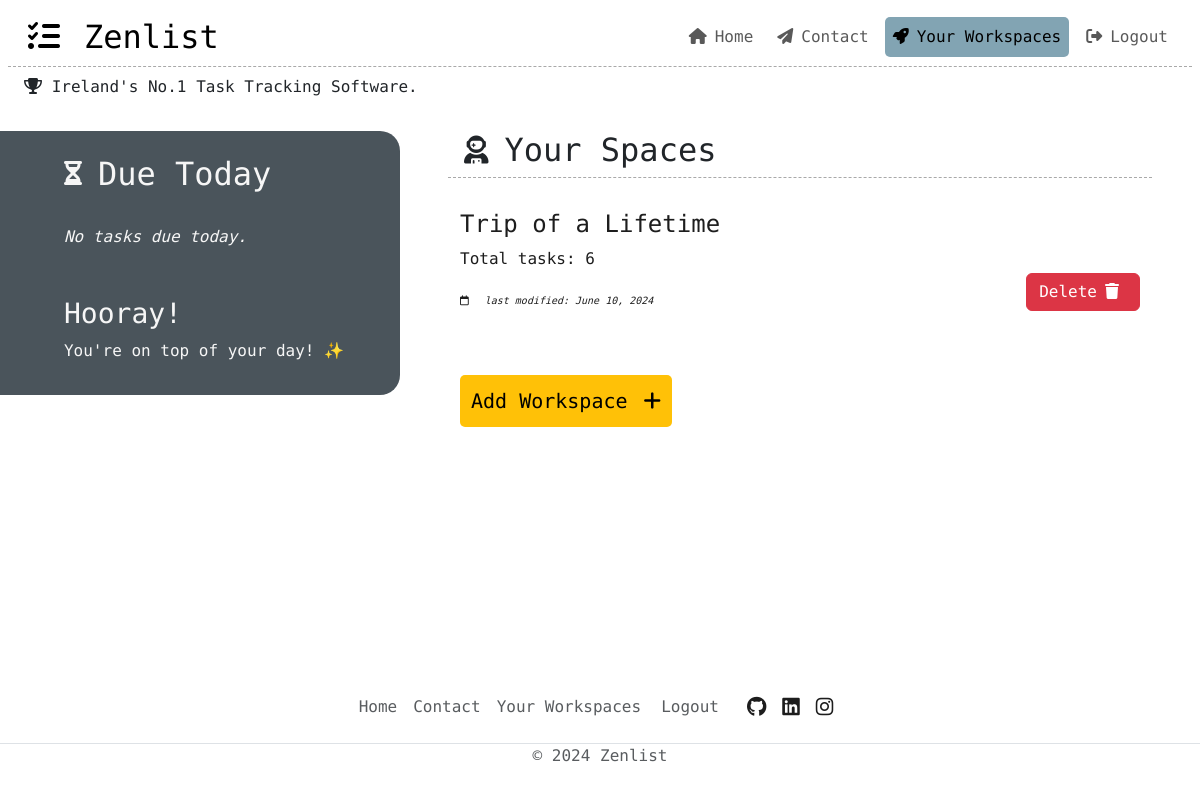
The page /workspaces/ (signed in) on the database as committed earlier.
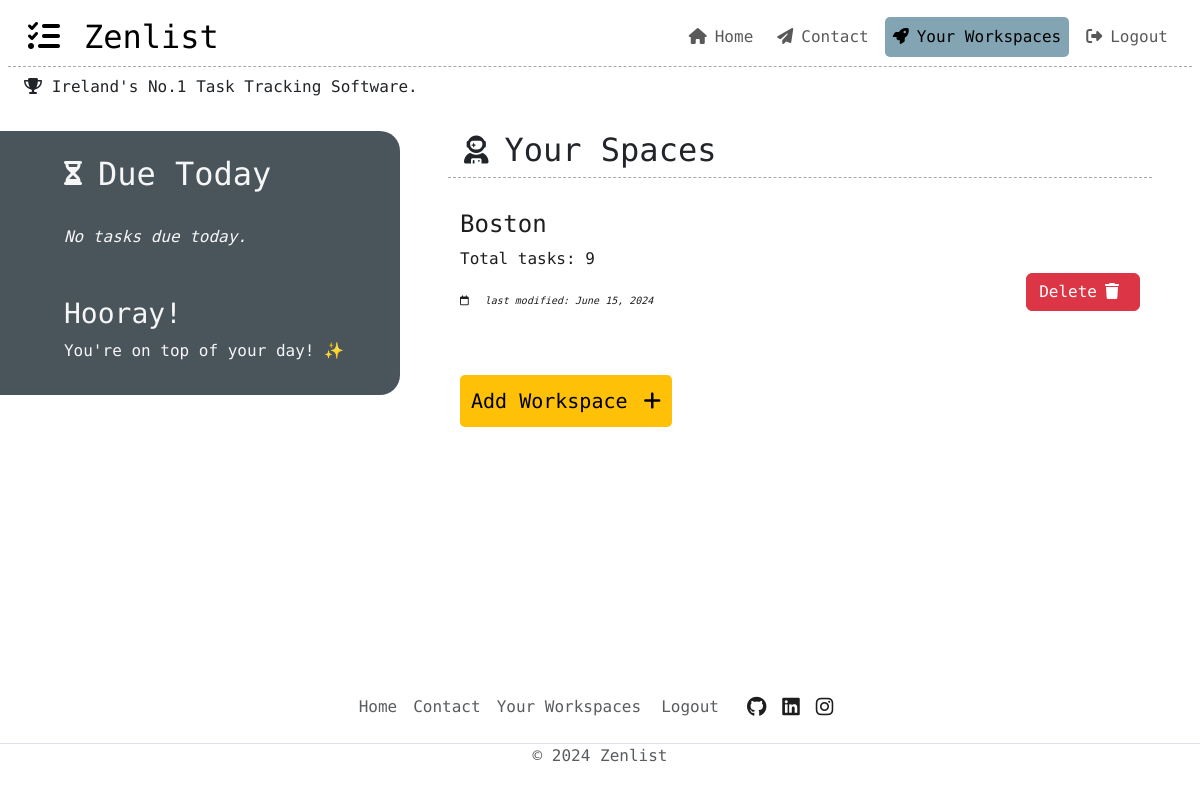
The same page on the database as committed later.
### workspace/models.py (models this page shows, shortened)
class Workspace(models.Model):
    title = models.CharField(max_length=50, unique=True)
    slug = models.SlugField(max_length=200, unique=True)
    creator = models.ForeignKey(
        User,
        on_delete=models.CASCADE,
        related_name='creator'
    )
    created_on = models.DateField(auto_now_add=True)
    updated_on = models.DateField(null=True)
    class Meta:
        ordering = ["-created_on"]

### workspace/views.py (the view, shortened to what this page needs)
# urls.py: path('', views.WorkspaceListView.as_view(), name='spaces'),
class WorkspaceListView(generic.ListView):
    model = Workspace
    template_name = 'workspace/ws_list.html'
    def get_queryset(self):
        user_workspaces = Workspace.objects.filter(creator=self.request.user)
        return user_workspaces
    def get_context_data(self, **kwargs):
        data = super().get_context_data(**kwargs)
        data['user_workspaces'] = Workspace.objects.filter(
                creator=self.request.user
            )
        data['workspace_form'] = WorkspaceForm()
        ws_tasks = self.get_queryset().annotate(
            ws_task_count=Count('workspace_tasks')
        )
        data['ws_tasks'] = ws_tasks.order_by('-created_on')
        due_tasks = self.get_queryset().annotate(
            due_count=Count(
                'workspace_tasks',
                filter=Q(
                    workspace_tasks__due_date=timezone.now().date()
                )
            )
        )
        none_due = all(amount.due_count == 0 for amount in due_tasks)
        for item in due_tasks:
            print(item.due_count)
        print(none_due)
        data['due_tasks'] = due_tasks.order_by('-created_on')
        data['none_due'] = none_due
        return data

### workspace/templates/workspace/ws_list.html (shortened to what this page needs)
{% extends "base.html" %} {% block content %}
{% load static %}
{% if user.is_authenticated %}
  {% if user_workspaces %}
  <div class="container mx-0 mt-2 full-width">
    <div class="row d-flex align-items-start justify-content-between">
      <div class="d-flex col-sm-12 col-lg-4 p-3 white-text due-task-container d-flex justify-content-center mb-5" id="due-task-container">
        {% include 'workspace/_task_analytics.html' %}
      </div>
      <div class="col-sm-12 col-lg-8 px-5">
        <div class="analytic-intro d-flex flex-row align-items-center bb-grey mb-3">
          <h2><i class="fa-solid fa-user-astronaut fa-sm mx-3"></i>Your Spaces</h2>
        </div>
        {% for space in ws_tasks %}
        <div class="container workspace-container mb-5">
          <div class="row d-flex align-items-end justify-content-between">
            <a href="{% url 'full_workspace' space.slug %}" class="workspace-link col-sm-12 col-md-6 py-3">
              <p class="post-title h4">{{ space.title }}</p>
              <p>Total tasks: {{space.ws_task_count}}</p>
              <em class="post-subtitle"><i class="fa-regular fa-calendar me-3"></i>last modified: {{ space.updated_on }}</em>
            </a>
            <div class="button-container button-container-workspace col-sm-12 col-md-6 mb-3">
              <button type="button" data-workspace-id="{{space.id}}" data-workspace-title="{{space.title}}" class="btn btn-delete btn-danger">
                Delete<i class="fa-solid fa-trash px-2"></i>
              </button>
            </div>
          </div>
        </div>
        {% endfor %}
        {% include 'workspace/add_ws_modal.html' %}
      </div>
    </div>
  </div>
  {% endif %}
{% else %}
  <!-- If user isn't authenticated and attempts to access the
    workspaces tab via URL input, redirects to signup page. -->
  {% include 'workspace/signup.html' %}
{% endif %}
{% endblock %}

### templates/base.html (shortened to what this page needs)
{% load static %}
{% url 'hello' as home_url %}
{% url 'contact' as contact_url %}
{% url 'reviews' as reviews_url %}
{% url 'spaces' as workspace_url %}
{% url 'account_login' as login_url %}
{% url 'account_signup' as signup_url %}
{% url 'account_logout' as logout_url %}
<!DOCTYPE html>
<html lang="en">
<head>
    <link href="https://cdn.jsdelivr.net/npm/bootstrap@5.3.3/dist/css/bootstrap.min.css" rel="stylesheet"
>
    <link rel="stylesheet" href="{% static 'css/style.css' %}" type="text/css">
</head>
<body class="d-flex flex-column min-vh-100 main-bg">
    <nav class="navbar navbar-expand-md px-2 py-2">
        <div class="container-fluid nav-flex bb-grey">
            <a class="navbar-brand" href="{{ home_url }}"><span class="brand ps-2"><i class="fa-solid fa-list-check me-4"></i>Zenlist</span></a>
            <div class="collapse navbar-collapse nav-link-items text-end" id="navbarItems">
                <ul class="navbar-nav d-flex align-items-end">
                    <li class="nav-item px-1">
                        <a class="nav-link {% if request.path == home_url %}active{% endif %} brand" aria-current="page"
                            href="{{ home_url }}">
                            <i class="fa-solid fa-house me-2"></i>Home
                        </a>
                    </li>
                    <li class="nav-item px-1">
                        <a class="nav-link {% if request.path == contact_url %}active{% endif %} brand" aria-current="page"
                            href="{{ contact_url }}">
                            <i class="fa-solid fa-paper-plane me-2"></i>Contact
                        </a>
                    </li>
                    {% if request.user.is_authenticated %}
                    <li class="nav-item px-1">
                        <a class="nav-link {% if request.path == workspace_url %}active{% endif %} brand" aria-current="page"
                            href="{{ workspace_url }}">
                            <i class="fa-solid fa-rocket me-2"></i>Your Workspaces
                        </a>
                    </li>
                    {% endif %}
                    {% if request.user.is_authenticated %}
                    <li class="nav-item px-1">
                        <a class="nav-link {% if request.path == logout_url %}active{% endif %} brand" aria-current="page"
                            href="{% url 'account_logout' %}">
                            <i class="fa-solid fa-right-from-bracket me-2"></i>Logout
                        </a>
                    </li>
                    {% endif %}
                </ul>
            </div>
        </div>
    </nav>
    <p class="brand mb-4 px-4"><i class="fa-solid fa-trophy"></i>   Ireland's No.1 Task Tracking Software.</p>
    <main class="flex-shrink-0 main-bg">
        {% block content %}{% endblock content %}
    </main>
    <footer class="mt-auto py-3 mt-4">
        <div class="container-fluid container-top justify-content-center align-items-center border-bottom p-3">
            <ul class="nav footer-nav d-flex flex-row align-items-center justify-content-center">
                <li class="nav-footer-item"><a href="{{ home_url }}" class="nav-link px-2 text-body-secondary">Home</a></li>
                <li class="nav-footer-item"><a href="{{ contact_url }}" class="nav-link px-2 text-body-secondary">Contact</a></li>
                <li class="nav-footer-item"><a href="{{ workspace_url }}" class="nav-link px-2 text-body-secondary">Your Workspaces</a></li>
                {% if request.user.is_authenticated %}
                    <li class="nav-footer-item px-1">
                        <a href="{% url 'account_logout' %}" class="nav-link btn px-2 text-body-secondary">Logout</a>
                    </li>
                {% endif %}
                <li class="nav-footer-item nav-item-socials px-2 d-flex align-items-center justify-content-center">
                    <a href="https://github.com/Ana-Niko-byte" class="social-icon px-2 direct-link" aria-label="Visit our Github"><i class="fa-brands fa-lg fa-github"></i></a>
                    <a href="https://www.linkedin.com/in/ana-nikolayenia-k/" class="social-icon px-2 direct-link" aria-label="Visit our Linkedin"><i class="fa-brands fa-lg fa-linkedin"></i></a>
                    <a href="https://www.instagram.com/ana_nikolayenia/" class="social-icon px-2 direct-link" aria-label="Visit our Instagram"><i class="fa-brands fa-lg fa-instagram"></i></a>
                </li>
            </ul>
        </div>
        <p class="text-center text-body-secondary">&copy; 2024 Zenlist</p>
    </footer>
</body>
</html>

### workspace/templates/workspace/_task_analytics.html (shortened to what this page needs)
<div class="workspace-analytics d-flex flex-column justify-content-between" id="workspace-analytics">
    <div class="analytic-intro brand mb-4 pt-2">
        <h2><i class="fa-solid fa-hourglass-half fa-xs ms-2 me-3"></i>Due Today</h2>
    </div>
    {% if none_due %}
    <div class="alternative ps-2 d-flex flex-column justify-content-end">
        <em>No tasks due today.</em>
        <div class="hooray mt-5">
            <h3>Hooray!</h3>
            <p>You're on top of your day! ✨</p>
        </div>
    </div>
    {% endif %}
</div>

### workspace/templates/workspace/add_ws_modal.html (shortened to what this page needs)
{% load crispy_forms_tags %}
<div class="container container-ws-modal">
    <button id="workspaceModal" type="button" class="btn btn-lg btn-warning authentication-button" data-bs-toggle="modal" data-bs-target="#addWorkspace">
        Add Workspace<i class="fa-solid fa-plus ms-3"></i>
    </button>
</div>

### static/css/style.css (style rules this page uses)
.post-subtitle { font-size: 10px; }
.active { background-color: rgb(130, 164, 179); border-radius: 5px; }
.white-text { color: rgb(246, 246, 246); }
.workspace-link { color: rgb(29, 29, 29); transition: all 0.4s ease; }
.fa-brands, .task-select { color: rgb(29, 29, 29); }
.direct-link { transition: all 0.2s ease; }
.workspace-container { transition: all 0.2s ease; }
.nav-link { transition: all 0.2s ease; text-decoration: none; }
body { font-family: "Source Code Pro", monospace; font-weight: 400; font-style: normal; }
.navbar-brand { font-size: 2rem; }
.bb-grey { border-bottom: 1px dashed darkgrey; }
.full-width { min-width: 100%; }
.authentication-button { min-width: 150px; padding: 10px; border: 1px solid transparent; border-radius: 5px; transition: all 0.2s ease; }
.workspace-container a { text-decoration: none; }
.nav-link-items { width: 100%; }
.due-task-container { background-color: rgb(74, 84, 91); border-top-right-radius: 20px; border-bottom-right-radius: 20px; height: 100%; flex-grow: 1; }
@media all and (min-width: 760px) { #navbarItems { display: flex; align-items: center; justify-content: end; } }
@media all and (min-width: 760px) { .button-container-workspace { display: flex; align-items: start; justify-content: end; } }

Rows that differ between the two databases and show on the page:
removed Workspace: title "Trip of a Lifetime", ws_task_count "6", updated_on "June 10, 2024"
added Workspace: title "Boston", ws_task_count "9", updated_on "June 15, 2024"
